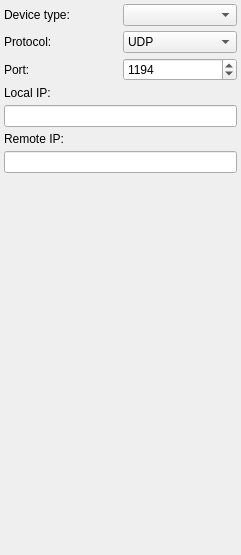
<ui version="4.0" >
 <author></author>
 <comment></comment>
 <exportmacro></exportmacro>
 <class>DeviceOpenVPNBase</class>
 <widget class="QWidget" name="DeviceOpenVPNBase" >
  <property name="geometry" >
   <rect>
    <x>0</x>
    <y>0</y>
    <width>241</width>
    <height>555</height>
   </rect>
  </property>
  <property name="windowTitle" >
   <string>Device</string>
  </property>
  <layout class="QVBoxLayout" >
   <property name="margin" >
    <number>4</number>
   </property>
   <property name="spacing" >
    <number>5</number>
   </property>
   <item>
    <layout class="QGridLayout" >
     <property name="margin" >
      <number>0</number>
     </property>
     <property name="spacing" >
      <number>5</number>
     </property>
     <item row="1" column="0" >
      <widget class="QLabel" name="label_5" >
       <property name="text" >
        <string>Protocol:</string>
       </property>
      </widget>
     </item>
     <item row="0" column="0" >
      <widget class="QLabel" name="label_3" >
       <property name="text" >
        <string>Device type:</string>
       </property>
      </widget>
     </item>
     <item row="2" column="1" >
      <widget class="QSpinBox" name="port" >
       <property name="maximum" >
        <number>65536</number>
       </property>
       <property name="minimum" >
        <number>1</number>
       </property>
       <property name="value" >
        <number>1194</number>
       </property>
      </widget>
     </item>
     <item row="2" column="0" >
      <widget class="QLabel" name="label_6" >
       <property name="text" >
        <string>Port:</string>
       </property>
      </widget>
     </item>
     <item row="0" column="1" >
      <widget class="QComboBox" name="device" />
     </item>
     <item row="1" column="1" >
      <widget class="QComboBox" name="protocol" >
       <item>
        <property name="text" >
         <string>UDP</string>
        </property>
       </item>
       <item>
        <property name="text" >
         <string>TCP client</string>
        </property>
       </item>
       <item>
        <property name="text" >
         <string>TCP server</string>
        </property>
       </item>
      </widget>
     </item>
    </layout>
   </item>
   <item>
    <widget class="QLabel" name="localIPLabel" >
     <property name="text" >
      <string>Local IP:</string>
     </property>
    </widget>
   </item>
   <item>
    <widget class="QLineEdit" name="localIP" />
   </item>
   <item>
    <widget class="QLabel" name="remoteIPLabel" >
     <property name="text" >
      <string>Remote IP:</string>
     </property>
    </widget>
   </item>
   <item>
    <widget class="QLineEdit" name="remoteIP" />
   </item>
   <item>
    <spacer>
     <property name="orientation" >
      <enum>Qt::Vertical</enum>
     </property>
     <property name="sizeHint" >
      <size>
       <width>20</width>
       <height>40</height>
      </size>
     </property>
    </spacer>
   </item>
  </layout>
 </widget>
 <pixmapfunction></pixmapfunction>
 <tabstops>
  <tabstop>device</tabstop>
  <tabstop>protocol</tabstop>
  <tabstop>port</tabstop>
  <tabstop>localIP</tabstop>
  <tabstop>remoteIP</tabstop>
 </tabstops>
 <resources/>
 <connections/>
</ui>
